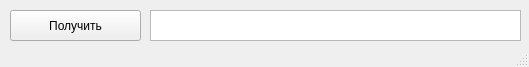
<?xml version="1.0" encoding="UTF-8"?>
<ui version="4.0">
 <class>MainWindow</class>
 <widget class="QMainWindow" name="MainWindow">
  <property name="geometry">
   <rect>
    <x>0</x>
    <y>0</y>
    <width>529</width>
    <height>67</height>
   </rect>
  </property>
  <property name="windowTitle">
   <string>Случайная строка</string>
  </property>
  <widget class="QWidget" name="centralwidget">
   <widget class="QPushButton" name="pushButton">
    <property name="geometry">
     <rect>
      <x>10</x>
      <y>10</y>
      <width>131</width>
      <height>31</height>
     </rect>
    </property>
    <property name="text">
     <string>Получить</string>
    </property>
   </widget>
   <widget class="QTextBrowser" name="textBrowser">
    <property name="geometry">
     <rect>
      <x>150</x>
      <y>10</y>
      <width>371</width>
      <height>31</height>
     </rect>
    </property>
   </widget>
  </widget>
  <widget class="QStatusBar" name="statusbar"/>
 </widget>
 <resources/>
 <connections/>
</ui>
